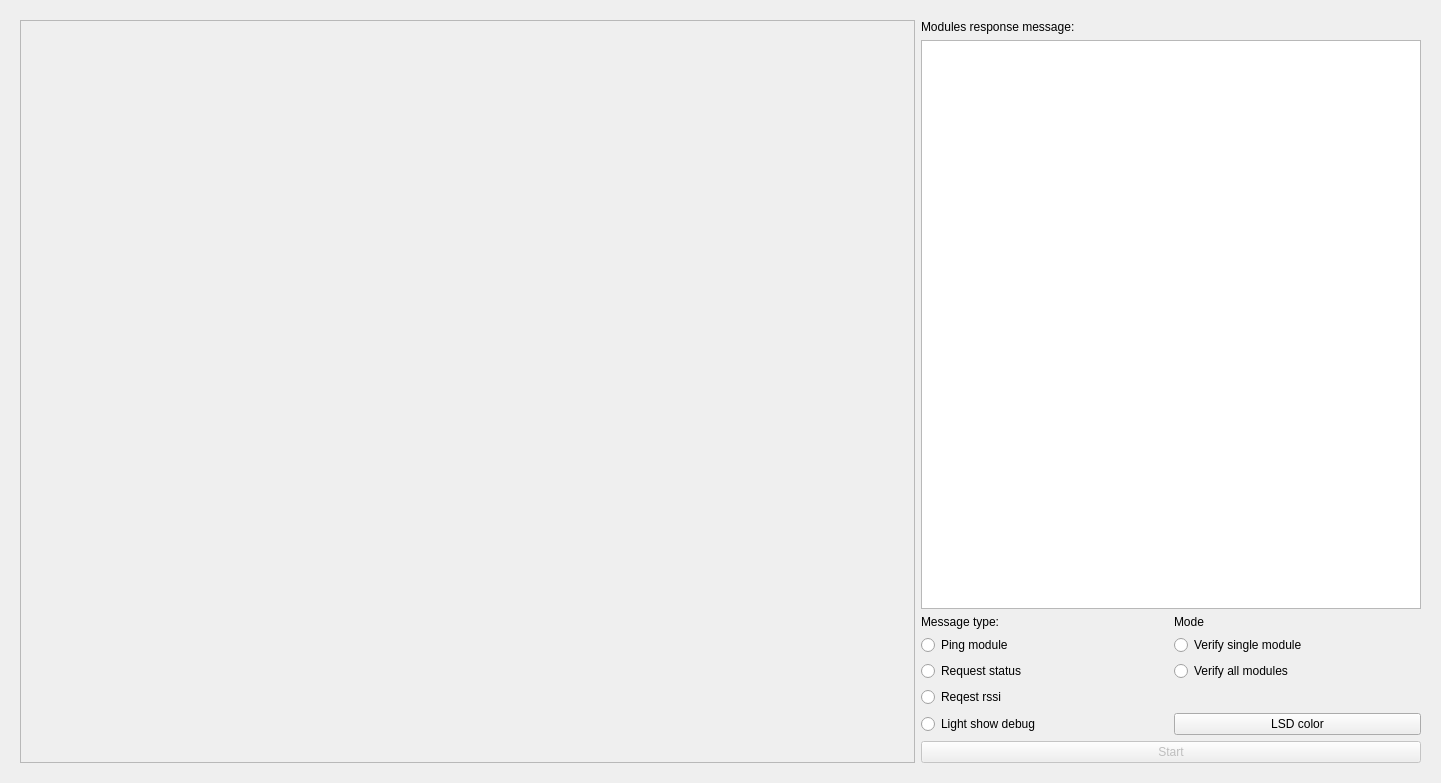
<?xml version="1.0" encoding="UTF-8"?>
<ui version="4.0">
 <class>modules_verify</class>
 <widget class="QWidget" name="modules_verify">
  <property name="geometry">
   <rect>
    <x>0</x>
    <y>0</y>
    <width>1441</width>
    <height>783</height>
   </rect>
  </property>
  <property name="windowTitle">
   <string>Form</string>
  </property>
  <layout class="QGridLayout" name="gridLayout">
   <item row="0" column="0">
    <widget class="QWidget" name="settings" native="true">
     <layout class="QHBoxLayout" name="horizontalLayout_2">
      <item>
       <widget class="QScrollArea" name="scrl_modules_area">
        <property name="widgetResizable">
         <bool>true</bool>
        </property>
        <widget class="QWidget" name="scrollAreaWidgetContents_2">
         <property name="geometry">
          <rect>
           <x>0</x>
           <y>0</y>
           <width>895</width>
           <height>745</height>
          </rect>
         </property>
        </widget>
       </widget>
      </item>
      <item>
       <layout class="QGridLayout" name="gridLayout_7">
        <item row="4" column="0">
         <widget class="QRadioButton" name="rb_status_request">
          <property name="text">
           <string>Request status</string>
          </property>
         </widget>
        </item>
        <item row="5" column="0">
         <widget class="QRadioButton" name="rb_rssi_request">
          <property name="text">
           <string>Reqest rssi</string>
          </property>
         </widget>
        </item>
        <item row="3" column="0">
         <widget class="QRadioButton" name="rb_ping_module">
          <property name="text">
           <string>Ping module</string>
          </property>
         </widget>
        </item>
        <item row="2" column="0">
         <widget class="QLabel" name="label_5">
          <property name="text">
           <string>Message type:</string>
          </property>
         </widget>
        </item>
        <item row="6" column="0">
         <widget class="QRadioButton" name="rb_lsd">
          <property name="text">
           <string>Light show debug</string>
          </property>
         </widget>
        </item>
        <item row="4" column="1">
         <widget class="QRadioButton" name="rb_all_modules_mode">
          <property name="text">
           <string>Verify all modules</string>
          </property>
         </widget>
        </item>
        <item row="1" column="0" colspan="2">
         <widget class="QTextBrowser" name="tbrow_modules_logging_info">
          <property name="minimumSize">
           <size>
            <width>500</width>
            <height>0</height>
           </size>
          </property>
         </widget>
        </item>
        <item row="7" column="0" colspan="2">
         <widget class="QPushButton" name="bt_start_verification">
          <property name="enabled">
           <bool>false</bool>
          </property>
          <property name="text">
           <string>Start</string>
          </property>
          <property name="checkable">
           <bool>false</bool>
          </property>
          <property name="checked">
           <bool>false</bool>
          </property>
         </widget>
        </item>
        <item row="2" column="1">
         <widget class="QLabel" name="label_6">
          <property name="text">
           <string>Mode</string>
          </property>
         </widget>
        </item>
        <item row="3" column="1">
         <widget class="QRadioButton" name="rb_single_module_mode">
          <property name="text">
           <string>Verify single module</string>
          </property>
         </widget>
        </item>
        <item row="0" column="0">
         <widget class="QLabel" name="label_7">
          <property name="text">
           <string>Modules response message:</string>
          </property>
         </widget>
        </item>
        <item row="6" column="1">
         <widget class="QPushButton" name="bt_lsd_color">
          <property name="text">
           <string>LSD color</string>
          </property>
         </widget>
        </item>
       </layout>
      </item>
     </layout>
    </widget>
   </item>
  </layout>
 </widget>
 <resources/>
 <connections/>
</ui>
